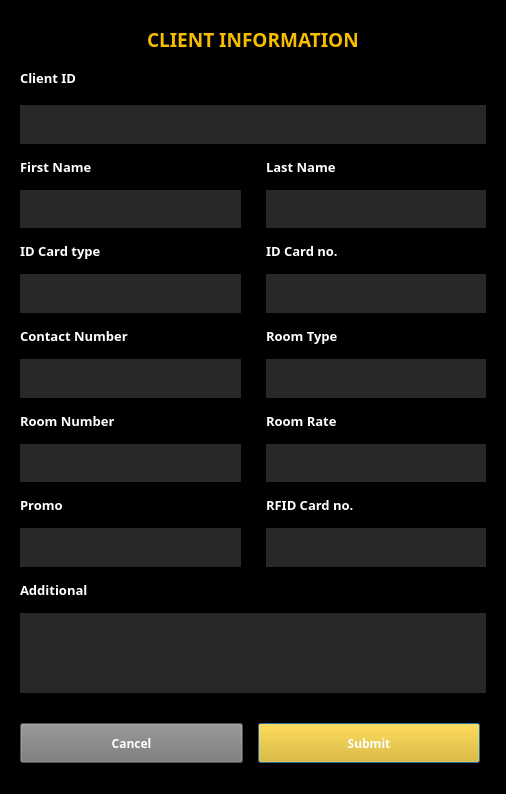
<?xml version="1.0" encoding="UTF-8"?>
<ui version="4.0">
 <class>Dialog</class>
 <widget class="QDialog" name="Dialog">
  <property name="geometry">
   <rect>
    <x>0</x>
    <y>0</y>
    <width>506</width>
    <height>794</height>
   </rect>
  </property>
  <property name="windowTitle">
   <string>Hotel Accommodation Management System</string>
  </property>
  <property name="styleSheet">
   <string notr="true">background-color: rgb(0, 0, 0);</string>
  </property>
  <layout class="QGridLayout" name="gridLayout">
   <item row="0" column="0">
    <widget class="QWidget" name="widget" native="true">
     <property name="styleSheet">
      <string notr="true">background-color: rgb(0, 0, 0);</string>
     </property>
     <layout class="QVBoxLayout" name="verticalLayout">
      <property name="spacing">
       <number>0</number>
      </property>
      <property name="leftMargin">
       <number>0</number>
      </property>
      <property name="topMargin">
       <number>0</number>
      </property>
      <property name="rightMargin">
       <number>0</number>
      </property>
      <property name="bottomMargin">
       <number>0</number>
      </property>
      <item>
       <widget class="QWidget" name="widget_2" native="true">
        <layout class="QGridLayout" name="gridLayout_2">
         <property name="topMargin">
          <number>15</number>
         </property>
         <property name="bottomMargin">
          <number>0</number>
         </property>
         <item row="3" column="0">
          <widget class="Line" name="line">
           <property name="orientation">
            <enum>Qt::Horizontal</enum>
           </property>
          </widget>
         </item>
         <item row="0" column="0" alignment="Qt::AlignHCenter|Qt::AlignTop">
          <widget class="QLabel" name="label">
           <property name="font">
            <font>
             <family>Century Gothic</family>
             <pointsize>14</pointsize>
             <weight>75</weight>
             <bold>true</bold>
            </font>
           </property>
           <property name="styleSheet">
            <string notr="true">color: rgb(245, 188, 0);</string>
           </property>
           <property name="text">
            <string>CLIENT INFORMATION</string>
           </property>
          </widget>
         </item>
         <item row="1" column="0">
          <spacer name="verticalSpacer">
           <property name="orientation">
            <enum>Qt::Vertical</enum>
           </property>
           <property name="sizeType">
            <enum>QSizePolicy::Fixed</enum>
           </property>
           <property name="sizeHint" stdset="0">
            <size>
             <width>20</width>
             <height>10</height>
            </size>
           </property>
          </spacer>
         </item>
         <item row="2" column="0">
          <widget class="QLabel" name="label_7">
           <property name="font">
            <font>
             <family>Century Gothic</family>
             <pointsize>10</pointsize>
             <weight>75</weight>
             <bold>true</bold>
            </font>
           </property>
           <property name="styleSheet">
            <string notr="true">color: rgb(255, 255, 255);</string>
           </property>
           <property name="text">
            <string>Client ID</string>
           </property>
          </widget>
         </item>
        </layout>
       </widget>
      </item>
      <item>
       <widget class="QWidget" name="widget_3" native="true">
        <layout class="QGridLayout" name="gridLayout_3">
         <property name="horizontalSpacing">
          <number>25</number>
         </property>
         <property name="verticalSpacing">
          <number>3</number>
         </property>
         <item row="15" column="0" colspan="2">
          <widget class="QTextBrowser" name="txtWadditional">
           <property name="minimumSize">
            <size>
             <width>0</width>
             <height>80</height>
            </size>
           </property>
           <property name="maximumSize">
            <size>
             <width>16777215</width>
             <height>80</height>
            </size>
           </property>
           <property name="font">
            <font>
             <family>Century Gothic</family>
             <pointsize>10</pointsize>
            </font>
           </property>
           <property name="styleSheet">
            <string notr="true">background-color: rgb(40, 40, 40);
color: rgb(255, 255, 255);
border: none;</string>
           </property>
          </widget>
         </item>
         <item row="10" column="0">
          <widget class="QLabel" name="txtWroomno">
           <property name="minimumSize">
            <size>
             <width>0</width>
             <height>35</height>
            </size>
           </property>
           <property name="font">
            <font>
             <family>Century Gothic</family>
             <pointsize>10</pointsize>
            </font>
           </property>
           <property name="layoutDirection">
            <enum>Qt::LeftToRight</enum>
           </property>
           <property name="styleSheet">
            <string notr="true">background-color: rgb(40, 40, 40);
color: rgb(255, 255, 255);</string>
           </property>
           <property name="text">
            <string/>
           </property>
           <property name="alignment">
            <set>Qt::AlignCenter</set>
           </property>
          </widget>
         </item>
         <item row="11" column="0">
          <widget class="QLabel" name="label_12">
           <property name="minimumSize">
            <size>
             <width>0</width>
             <height>40</height>
            </size>
           </property>
           <property name="maximumSize">
            <size>
             <width>16777215</width>
             <height>40</height>
            </size>
           </property>
           <property name="font">
            <font>
             <family>Century Gothic</family>
             <pointsize>10</pointsize>
             <weight>75</weight>
             <bold>true</bold>
            </font>
           </property>
           <property name="styleSheet">
            <string notr="true">color: rgb(255, 255, 255);</string>
           </property>
           <property name="text">
            <string>Promo</string>
           </property>
          </widget>
         </item>
         <item row="13" column="0">
          <widget class="QLabel" name="txtWpromo">
           <property name="minimumSize">
            <size>
             <width>0</width>
             <height>35</height>
            </size>
           </property>
           <property name="font">
            <font>
             <family>Century Gothic</family>
             <pointsize>10</pointsize>
            </font>
           </property>
           <property name="layoutDirection">
            <enum>Qt::LeftToRight</enum>
           </property>
           <property name="styleSheet">
            <string notr="true">background-color: rgb(40, 40, 40);
color: rgb(255, 255, 255);</string>
           </property>
           <property name="text">
            <string/>
           </property>
           <property name="alignment">
            <set>Qt::AlignCenter</set>
           </property>
          </widget>
         </item>
         <item row="11" column="1">
          <widget class="QLabel" name="label_15">
           <property name="minimumSize">
            <size>
             <width>0</width>
             <height>40</height>
            </size>
           </property>
           <property name="maximumSize">
            <size>
             <width>16777215</width>
             <height>40</height>
            </size>
           </property>
           <property name="font">
            <font>
             <family>Century Gothic</family>
             <pointsize>10</pointsize>
             <weight>75</weight>
             <bold>true</bold>
            </font>
           </property>
           <property name="styleSheet">
            <string notr="true">color: rgb(255, 255, 255);</string>
           </property>
           <property name="text">
            <string>RFID Card no.</string>
           </property>
          </widget>
         </item>
         <item row="13" column="1">
          <widget class="QLabel" name="txtWrfidno">
           <property name="minimumSize">
            <size>
             <width>0</width>
             <height>35</height>
            </size>
           </property>
           <property name="font">
            <font>
             <family>Century Gothic</family>
             <pointsize>10</pointsize>
            </font>
           </property>
           <property name="layoutDirection">
            <enum>Qt::LeftToRight</enum>
           </property>
           <property name="styleSheet">
            <string notr="true">background-color: rgb(40, 40, 40);
color: rgb(255, 255, 255);</string>
           </property>
           <property name="text">
            <string/>
           </property>
           <property name="alignment">
            <set>Qt::AlignCenter</set>
           </property>
          </widget>
         </item>
         <item row="5" column="0">
          <widget class="QLabel" name="label_11">
           <property name="minimumSize">
            <size>
             <width>0</width>
             <height>40</height>
            </size>
           </property>
           <property name="maximumSize">
            <size>
             <width>16777215</width>
             <height>40</height>
            </size>
           </property>
           <property name="font">
            <font>
             <family>Century Gothic</family>
             <pointsize>10</pointsize>
             <weight>75</weight>
             <bold>true</bold>
            </font>
           </property>
           <property name="styleSheet">
            <string notr="true">color: rgb(255, 255, 255);</string>
           </property>
           <property name="text">
            <string>Contact Number</string>
           </property>
          </widget>
         </item>
         <item row="6" column="0">
          <widget class="QLabel" name="txtWcontactno">
           <property name="minimumSize">
            <size>
             <width>0</width>
             <height>35</height>
            </size>
           </property>
           <property name="font">
            <font>
             <family>Century Gothic</family>
             <pointsize>10</pointsize>
            </font>
           </property>
           <property name="layoutDirection">
            <enum>Qt::LeftToRight</enum>
           </property>
           <property name="styleSheet">
            <string notr="true">background-color: rgb(40, 40, 40);
color: rgb(255, 255, 255);</string>
           </property>
           <property name="text">
            <string/>
           </property>
           <property name="alignment">
            <set>Qt::AlignCenter</set>
           </property>
          </widget>
         </item>
         <item row="1" column="1">
          <widget class="QLabel" name="label_8">
           <property name="minimumSize">
            <size>
             <width>0</width>
             <height>40</height>
            </size>
           </property>
           <property name="maximumSize">
            <size>
             <width>16777215</width>
             <height>40</height>
            </size>
           </property>
           <property name="font">
            <font>
             <family>Century Gothic</family>
             <pointsize>10</pointsize>
             <weight>75</weight>
             <bold>true</bold>
            </font>
           </property>
           <property name="styleSheet">
            <string notr="true">color: rgb(255, 255, 255);</string>
           </property>
           <property name="text">
            <string>Last Name</string>
           </property>
          </widget>
         </item>
         <item row="1" column="0">
          <widget class="QLabel" name="label_3">
           <property name="minimumSize">
            <size>
             <width>0</width>
             <height>40</height>
            </size>
           </property>
           <property name="maximumSize">
            <size>
             <width>16777215</width>
             <height>40</height>
            </size>
           </property>
           <property name="font">
            <font>
             <family>Century Gothic</family>
             <pointsize>10</pointsize>
             <weight>75</weight>
             <bold>true</bold>
            </font>
           </property>
           <property name="styleSheet">
            <string notr="true">color: rgb(255, 255, 255);</string>
           </property>
           <property name="text">
            <string>First Name</string>
           </property>
          </widget>
         </item>
         <item row="14" column="0">
          <widget class="QLabel" name="label_6">
           <property name="minimumSize">
            <size>
             <width>0</width>
             <height>40</height>
            </size>
           </property>
           <property name="maximumSize">
            <size>
             <width>16777215</width>
             <height>40</height>
            </size>
           </property>
           <property name="font">
            <font>
             <family>Century Gothic</family>
             <pointsize>10</pointsize>
             <weight>75</weight>
             <bold>true</bold>
            </font>
           </property>
           <property name="styleSheet">
            <string notr="true">color: rgb(255, 255, 255);</string>
           </property>
           <property name="text">
            <string>Additional</string>
           </property>
          </widget>
         </item>
         <item row="3" column="1">
          <widget class="QLabel" name="label_5">
           <property name="minimumSize">
            <size>
             <width>0</width>
             <height>40</height>
            </size>
           </property>
           <property name="maximumSize">
            <size>
             <width>16777215</width>
             <height>40</height>
            </size>
           </property>
           <property name="font">
            <font>
             <family>Century Gothic</family>
             <pointsize>10</pointsize>
             <weight>75</weight>
             <bold>true</bold>
            </font>
           </property>
           <property name="styleSheet">
            <string notr="true">color: rgb(255, 255, 255);</string>
           </property>
           <property name="text">
            <string>ID Card no.</string>
           </property>
          </widget>
         </item>
         <item row="2" column="1">
          <widget class="QLabel" name="txtWlastname">
           <property name="minimumSize">
            <size>
             <width>0</width>
             <height>35</height>
            </size>
           </property>
           <property name="font">
            <font>
             <family>Century Gothic</family>
             <pointsize>10</pointsize>
            </font>
           </property>
           <property name="layoutDirection">
            <enum>Qt::LeftToRight</enum>
           </property>
           <property name="styleSheet">
            <string notr="true">background-color: rgb(40, 40, 40);
color: rgb(255, 255, 255);</string>
           </property>
           <property name="text">
            <string/>
           </property>
           <property name="alignment">
            <set>Qt::AlignCenter</set>
           </property>
          </widget>
         </item>
         <item row="2" column="0">
          <widget class="QLabel" name="txtWfirstname">
           <property name="minimumSize">
            <size>
             <width>0</width>
             <height>35</height>
            </size>
           </property>
           <property name="font">
            <font>
             <family>Century Gothic</family>
             <pointsize>10</pointsize>
            </font>
           </property>
           <property name="layoutDirection">
            <enum>Qt::LeftToRight</enum>
           </property>
           <property name="styleSheet">
            <string notr="true">background-color: rgb(40, 40, 40);
color: rgb(255, 255, 255);</string>
           </property>
           <property name="text">
            <string/>
           </property>
           <property name="alignment">
            <set>Qt::AlignCenter</set>
           </property>
          </widget>
         </item>
         <item row="4" column="0">
          <widget class="QLabel" name="txtWidtype">
           <property name="minimumSize">
            <size>
             <width>0</width>
             <height>35</height>
            </size>
           </property>
           <property name="font">
            <font>
             <family>Century Gothic</family>
             <pointsize>10</pointsize>
            </font>
           </property>
           <property name="layoutDirection">
            <enum>Qt::LeftToRight</enum>
           </property>
           <property name="styleSheet">
            <string notr="true">background-color: rgb(40, 40, 40);
color: rgb(255, 255, 255);</string>
           </property>
           <property name="text">
            <string/>
           </property>
           <property name="alignment">
            <set>Qt::AlignCenter</set>
           </property>
          </widget>
         </item>
         <item row="0" column="0" colspan="2">
          <widget class="QLabel" name="txtWcid">
           <property name="minimumSize">
            <size>
             <width>0</width>
             <height>35</height>
            </size>
           </property>
           <property name="font">
            <font>
             <family>Century Gothic</family>
             <pointsize>10</pointsize>
            </font>
           </property>
           <property name="styleSheet">
            <string notr="true">background-color: rgb(40, 40, 40);
color: rgb(255, 255, 255);</string>
           </property>
           <property name="text">
            <string/>
           </property>
           <property name="alignment">
            <set>Qt::AlignCenter</set>
           </property>
          </widget>
         </item>
         <item row="4" column="1">
          <widget class="QLabel" name="txtWidno">
           <property name="minimumSize">
            <size>
             <width>0</width>
             <height>35</height>
            </size>
           </property>
           <property name="font">
            <font>
             <family>Century Gothic</family>
             <pointsize>10</pointsize>
            </font>
           </property>
           <property name="layoutDirection">
            <enum>Qt::LeftToRight</enum>
           </property>
           <property name="styleSheet">
            <string notr="true">background-color: rgb(40, 40, 40);
color: rgb(255, 255, 255);</string>
           </property>
           <property name="text">
            <string/>
           </property>
           <property name="alignment">
            <set>Qt::AlignCenter</set>
           </property>
          </widget>
         </item>
         <item row="3" column="0">
          <widget class="QWidget" name="widget_7" native="true">
           <layout class="QHBoxLayout" name="horizontalLayout_3">
            <property name="spacing">
             <number>10</number>
            </property>
            <property name="leftMargin">
             <number>0</number>
            </property>
            <property name="topMargin">
             <number>0</number>
            </property>
            <property name="rightMargin">
             <number>0</number>
            </property>
            <property name="bottomMargin">
             <number>0</number>
            </property>
            <item>
             <widget class="QLabel" name="label_4">
              <property name="minimumSize">
               <size>
                <width>0</width>
                <height>40</height>
               </size>
              </property>
              <property name="maximumSize">
               <size>
                <width>16777215</width>
                <height>40</height>
               </size>
              </property>
              <property name="font">
               <font>
                <family>Century Gothic</family>
                <pointsize>10</pointsize>
                <weight>75</weight>
                <bold>true</bold>
               </font>
              </property>
              <property name="styleSheet">
               <string notr="true">color: rgb(255, 255, 255);</string>
              </property>
              <property name="text">
               <string>ID Card type</string>
              </property>
             </widget>
            </item>
           </layout>
          </widget>
         </item>
         <item row="8" column="0">
          <widget class="QLabel" name="label_13">
           <property name="minimumSize">
            <size>
             <width>0</width>
             <height>40</height>
            </size>
           </property>
           <property name="maximumSize">
            <size>
             <width>16777215</width>
             <height>40</height>
            </size>
           </property>
           <property name="font">
            <font>
             <family>Century Gothic</family>
             <pointsize>10</pointsize>
             <weight>75</weight>
             <bold>true</bold>
            </font>
           </property>
           <property name="styleSheet">
            <string notr="true">color: rgb(255, 255, 255);</string>
           </property>
           <property name="text">
            <string>Room Number</string>
           </property>
          </widget>
         </item>
         <item row="5" column="1">
          <widget class="QLabel" name="label_14">
           <property name="minimumSize">
            <size>
             <width>0</width>
             <height>40</height>
            </size>
           </property>
           <property name="maximumSize">
            <size>
             <width>16777215</width>
             <height>40</height>
            </size>
           </property>
           <property name="font">
            <font>
             <family>Century Gothic</family>
             <pointsize>10</pointsize>
             <weight>75</weight>
             <bold>true</bold>
            </font>
           </property>
           <property name="styleSheet">
            <string notr="true">color: rgb(255, 255, 255);</string>
           </property>
           <property name="text">
            <string>Room Type</string>
           </property>
          </widget>
         </item>
         <item row="6" column="1">
          <widget class="QLabel" name="txtWroomtype">
           <property name="minimumSize">
            <size>
             <width>0</width>
             <height>35</height>
            </size>
           </property>
           <property name="font">
            <font>
             <family>Century Gothic</family>
             <pointsize>10</pointsize>
            </font>
           </property>
           <property name="layoutDirection">
            <enum>Qt::LeftToRight</enum>
           </property>
           <property name="styleSheet">
            <string notr="true">background-color: rgb(40, 40, 40);
color: rgb(255, 255, 255);</string>
           </property>
           <property name="text">
            <string/>
           </property>
           <property name="alignment">
            <set>Qt::AlignCenter</set>
           </property>
          </widget>
         </item>
         <item row="10" column="1">
          <widget class="QLabel" name="txtWrromrate">
           <property name="minimumSize">
            <size>
             <width>0</width>
             <height>35</height>
            </size>
           </property>
           <property name="font">
            <font>
             <family>Century Gothic</family>
             <pointsize>10</pointsize>
            </font>
           </property>
           <property name="layoutDirection">
            <enum>Qt::LeftToRight</enum>
           </property>
           <property name="styleSheet">
            <string notr="true">background-color: rgb(40, 40, 40);
color: rgb(255, 255, 255);</string>
           </property>
           <property name="text">
            <string/>
           </property>
           <property name="alignment">
            <set>Qt::AlignCenter</set>
           </property>
          </widget>
         </item>
         <item row="8" column="1">
          <widget class="QLabel" name="label_16">
           <property name="minimumSize">
            <size>
             <width>0</width>
             <height>40</height>
            </size>
           </property>
           <property name="maximumSize">
            <size>
             <width>16777215</width>
             <height>40</height>
            </size>
           </property>
           <property name="font">
            <font>
             <family>Century Gothic</family>
             <pointsize>10</pointsize>
             <weight>75</weight>
             <bold>true</bold>
            </font>
           </property>
           <property name="styleSheet">
            <string notr="true">color: rgb(255, 255, 255);</string>
           </property>
           <property name="text">
            <string>Room Rate</string>
           </property>
          </widget>
         </item>
        </layout>
       </widget>
      </item>
     </layout>
    </widget>
   </item>
   <item row="3" column="0">
    <widget class="QWidget" name="widget_4" native="true">
     <layout class="QGridLayout" name="gridLayout_6">
      <property name="topMargin">
       <number>5</number>
      </property>
      <property name="rightMargin">
       <number>15</number>
      </property>
      <property name="bottomMargin">
       <number>20</number>
      </property>
      <property name="horizontalSpacing">
       <number>15</number>
      </property>
      <item row="1" column="1">
       <widget class="QPushButton" name="btnACsubmit">
        <property name="minimumSize">
         <size>
          <width>0</width>
          <height>40</height>
         </size>
        </property>
        <property name="font">
         <font>
          <family>Century Gothic</family>
          <pointsize>9</pointsize>
          <weight>75</weight>
          <bold>true</bold>
         </font>
        </property>
        <property name="styleSheet">
         <string notr="true">QPushButton {
	
	color: rgb(255, 255, 255);
	background-color: rgb(239, 183, 0);
}

QPushButton:hover {
	background-color: rgb(255, 200, 0);
}

QPushButton:pressed {
	
	background-color: rgb(212, 163, 0);
}</string>
        </property>
        <property name="text">
         <string>Submit</string>
        </property>
       </widget>
      </item>
      <item row="0" column="1">
       <spacer name="verticalSpacer_2">
        <property name="orientation">
         <enum>Qt::Vertical</enum>
        </property>
        <property name="sizeType">
         <enum>QSizePolicy::Fixed</enum>
        </property>
        <property name="sizeHint" stdset="0">
         <size>
          <width>20</width>
          <height>10</height>
         </size>
        </property>
       </spacer>
      </item>
      <item row="1" column="0">
       <widget class="QPushButton" name="btnACcancel">
        <property name="minimumSize">
         <size>
          <width>0</width>
          <height>40</height>
         </size>
        </property>
        <property name="font">
         <font>
          <family>Century Gothic</family>
          <pointsize>9</pointsize>
          <weight>75</weight>
          <bold>true</bold>
         </font>
        </property>
        <property name="styleSheet">
         <string notr="true">QPushButton {
	
	color: rgb(255, 255, 255);
	background-color: rgb(118, 118, 118);
}

QPushButton:hover {
	
	background-color: rgb(143, 143, 143);
}

QPushButton:pressed {
		
	background-color: rgb(115, 115, 115);
}</string>
        </property>
        <property name="text">
         <string>Cancel</string>
        </property>
       </widget>
      </item>
     </layout>
    </widget>
   </item>
  </layout>
 </widget>
 <resources/>
 <connections>
  <connection>
   <sender>btnACcancel</sender>
   <signal>clicked()</signal>
   <receiver>Dialog</receiver>
   <slot>close()</slot>
   <hints>
    <hint type="sourcelabel">
     <x>132</x>
     <y>661</y>
    </hint>
    <hint type="destinationlabel">
     <x>239</x>
     <y>313</y>
    </hint>
   </hints>
  </connection>
 </connections>
</ui>
